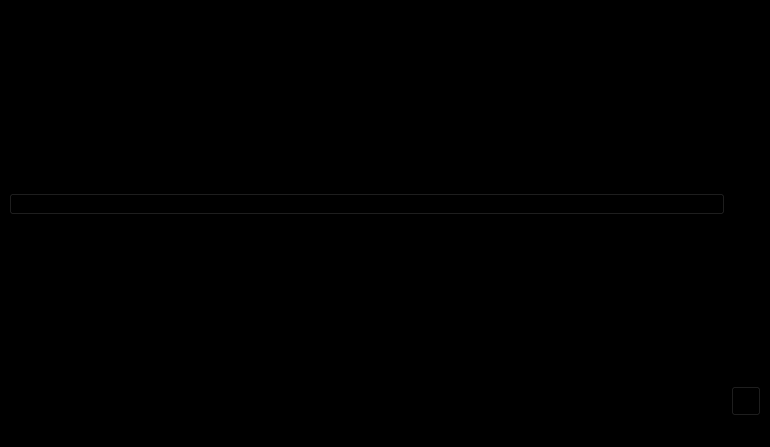
<?xml version="1.0" encoding="UTF-8"?>
<ui version="4.0">
 <class>MainWindow</class>
 <widget class="QMainWindow" name="MainWindow">
  <property name="geometry">
   <rect>
    <x>0</x>
    <y>0</y>
    <width>770</width>
    <height>447</height>
   </rect>
  </property>
  <property name="windowTitle">
   <string>MainWindow</string>
  </property>
  <property name="styleSheet">
   <string notr="true">background-color: rgb(0, 0, 0);</string>
  </property>
  <widget class="QWidget" name="centralwidget">
   <layout class="QGridLayout" name="gridLayout">
    <item row="1" column="2">
     <widget class="QPushButton" name="pushButton">
      <property name="sizePolicy">
       <sizepolicy hsizetype="Fixed" vsizetype="Fixed">
        <horstretch>0</horstretch>
        <verstretch>0</verstretch>
       </sizepolicy>
      </property>
      <property name="minimumSize">
       <size>
        <width>30</width>
        <height>30</height>
       </size>
      </property>
      <property name="maximumSize">
       <size>
        <width>30</width>
        <height>30</height>
       </size>
      </property>
      <property name="text">
       <string/>
      </property>
      <property name="icon">
       <iconset theme="QIcon::ThemeIcon::ViewFullscreen"/>
      </property>
     </widget>
    </item>
    <item row="1" column="0">
     <spacer name="horizontalSpacer">
      <property name="orientation">
       <enum>Qt::Orientation::Horizontal</enum>
      </property>
      <property name="sizeHint" stdset="0">
       <size>
        <width>40</width>
        <height>20</height>
       </size>
      </property>
     </spacer>
    </item>
    <item row="0" column="2">
     <spacer name="verticalSpacer">
      <property name="orientation">
       <enum>Qt::Orientation::Vertical</enum>
      </property>
      <property name="sizeHint" stdset="0">
       <size>
        <width>20</width>
        <height>40</height>
       </size>
      </property>
     </spacer>
    </item>
    <item row="0" column="0">
     <widget class="QPushButton" name="pushButton_2">
      <property name="text">
       <string>PushButton</string>
      </property>
     </widget>
    </item>
   </layout>
  </widget>
  <widget class="QMenuBar" name="menubar">
   <property name="geometry">
    <rect>
     <x>0</x>
     <y>0</y>
     <width>770</width>
     <height>24</height>
    </rect>
   </property>
   <widget class="QMenu" name="menu_Files">
    <property name="title">
     <string>&amp;Files</string>
    </property>
   </widget>
   <addaction name="menu_Files"/>
  </widget>
  <widget class="QStatusBar" name="statusbar"/>
  <action name="action_Preferencias">
   <property name="text">
    <string>&amp;Preferencias</string>
   </property>
  </action>
 </widget>
 <resources/>
 <connections/>
</ui>
